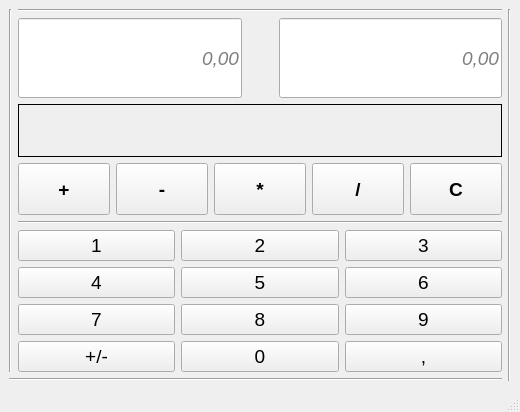
<?xml version="1.0" encoding="UTF-8"?>
<ui version="4.0">
 <class>MainWindow</class>
 <widget class="QMainWindow" name="MainWindow">
  <property name="geometry">
   <rect>
    <x>0</x>
    <y>0</y>
    <width>520</width>
    <height>412</height>
   </rect>
  </property>
  <property name="windowTitle">
   <string>MainWindow</string>
  </property>
  <widget class="QWidget" name="centralwidget">
   <layout class="QGridLayout" name="gridLayout">
    <item row="1" column="1">
     <layout class="QVBoxLayout" name="verticalLayout" stretch="0,0,0,0,0">
      <property name="sizeConstraint">
       <enum>QLayout::SetDefaultConstraint</enum>
      </property>
      <property name="leftMargin">
       <number>0</number>
      </property>
      <item>
       <layout class="QHBoxLayout" name="inputValuesLayout" stretch="1,0,1">
        <property name="sizeConstraint">
         <enum>QLayout::SetDefaultConstraint</enum>
        </property>
        <item>
         <widget class="MyLineEdit" name="lineEditLeftArg">
          <property name="sizePolicy">
           <sizepolicy hsizetype="Expanding" vsizetype="MinimumExpanding">
            <horstretch>0</horstretch>
            <verstretch>0</verstretch>
           </sizepolicy>
          </property>
          <property name="minimumSize">
           <size>
            <width>0</width>
            <height>0</height>
           </size>
          </property>
          <property name="maximumSize">
           <size>
            <width>16777215</width>
            <height>80</height>
           </size>
          </property>
          <property name="baseSize">
           <size>
            <width>0</width>
            <height>0</height>
           </size>
          </property>
          <property name="font">
           <font>
            <pointsize>14</pointsize>
            <italic>true</italic>
           </font>
          </property>
          <property name="contextMenuPolicy">
           <enum>Qt::NoContextMenu</enum>
          </property>
          <property name="locale">
           <locale language="English" country="UnitedStates"/>
          </property>
          <property name="inputMethodHints">
           <set>Qt::ImhNone</set>
          </property>
          <property name="inputMask">
           <string notr="true"/>
          </property>
          <property name="text">
           <string notr="true"/>
          </property>
          <property name="maxLength">
           <number>17</number>
          </property>
          <property name="alignment">
           <set>Qt::AlignRight|Qt::AlignTrailing|Qt::AlignVCenter</set>
          </property>
          <property name="placeholderText">
           <string notr="true">0,00</string>
          </property>
          <property name="clearButtonEnabled">
           <bool>false</bool>
          </property>
         </widget>
        </item>
        <item>
         <widget class="QLabel" name="TextCurrentAction">
          <property name="sizePolicy">
           <sizepolicy hsizetype="Minimum" vsizetype="MinimumExpanding">
            <horstretch>0</horstretch>
            <verstretch>0</verstretch>
           </sizepolicy>
          </property>
          <property name="minimumSize">
           <size>
            <width>25</width>
            <height>80</height>
           </size>
          </property>
          <property name="maximumSize">
           <size>
            <width>30</width>
            <height>80</height>
           </size>
          </property>
          <property name="baseSize">
           <size>
            <width>0</width>
            <height>0</height>
           </size>
          </property>
          <property name="font">
           <font>
            <pointsize>14</pointsize>
            <italic>true</italic>
           </font>
          </property>
          <property name="text">
           <string notr="true"/>
          </property>
          <property name="textFormat">
           <enum>Qt::MarkdownText</enum>
          </property>
          <property name="alignment">
           <set>Qt::AlignCenter</set>
          </property>
          <property name="textInteractionFlags">
           <set>Qt::NoTextInteraction</set>
          </property>
         </widget>
        </item>
        <item>
         <widget class="MyLineEdit" name="lineEditRightArg">
          <property name="sizePolicy">
           <sizepolicy hsizetype="Expanding" vsizetype="MinimumExpanding">
            <horstretch>0</horstretch>
            <verstretch>0</verstretch>
           </sizepolicy>
          </property>
          <property name="minimumSize">
           <size>
            <width>0</width>
            <height>0</height>
           </size>
          </property>
          <property name="maximumSize">
           <size>
            <width>16777215</width>
            <height>80</height>
           </size>
          </property>
          <property name="baseSize">
           <size>
            <width>0</width>
            <height>0</height>
           </size>
          </property>
          <property name="font">
           <font>
            <pointsize>14</pointsize>
            <italic>true</italic>
           </font>
          </property>
          <property name="whatsThis">
           <string>&lt;html&gt;&lt;head/&gt;&lt;body&gt;&lt;p&gt;+000.00&lt;/p&gt;&lt;/body&gt;&lt;/html&gt;</string>
          </property>
          <property name="locale">
           <locale language="English" country="UnitedStates"/>
          </property>
          <property name="inputMethodHints">
           <set>Qt::ImhNone</set>
          </property>
          <property name="inputMask">
           <string notr="true"/>
          </property>
          <property name="text">
           <string notr="true"/>
          </property>
          <property name="maxLength">
           <number>17</number>
          </property>
          <property name="alignment">
           <set>Qt::AlignRight|Qt::AlignTrailing|Qt::AlignVCenter</set>
          </property>
          <property name="placeholderText">
           <string notr="true">0,00</string>
          </property>
          <property name="clearButtonEnabled">
           <bool>false</bool>
          </property>
         </widget>
        </item>
       </layout>
      </item>
      <item>
       <widget class="QLabel" name="textResult">
        <property name="sizePolicy">
         <sizepolicy hsizetype="Expanding" vsizetype="Expanding">
          <horstretch>0</horstretch>
          <verstretch>0</verstretch>
         </sizepolicy>
        </property>
        <property name="minimumSize">
         <size>
          <width>0</width>
          <height>0</height>
         </size>
        </property>
        <property name="maximumSize">
         <size>
          <width>16777215</width>
          <height>80</height>
         </size>
        </property>
        <property name="baseSize">
         <size>
          <width>0</width>
          <height>0</height>
         </size>
        </property>
        <property name="font">
         <font>
          <pointsize>16</pointsize>
         </font>
        </property>
        <property name="locale">
         <locale language="English" country="UnitedStates"/>
        </property>
        <property name="inputMethodHints">
         <set>Qt::ImhNone</set>
        </property>
        <property name="frameShape">
         <enum>QFrame::Panel</enum>
        </property>
        <property name="text">
         <string notr="true"/>
        </property>
        <property name="alignment">
         <set>Qt::AlignRight|Qt::AlignTrailing|Qt::AlignVCenter</set>
        </property>
        <property name="textInteractionFlags">
         <set>Qt::TextSelectableByMouse</set>
        </property>
       </widget>
      </item>
      <item>
       <layout class="QHBoxLayout" name="actionKeys">
        <item>
         <widget class="QPushButton" name="pushButton_plus">
          <property name="sizePolicy">
           <sizepolicy hsizetype="Expanding" vsizetype="Expanding">
            <horstretch>0</horstretch>
            <verstretch>0</verstretch>
           </sizepolicy>
          </property>
          <property name="minimumSize">
           <size>
            <width>0</width>
            <height>0</height>
           </size>
          </property>
          <property name="sizeIncrement">
           <size>
            <width>0</width>
            <height>0</height>
           </size>
          </property>
          <property name="font">
           <font>
            <pointsize>14</pointsize>
            <weight>75</weight>
            <bold>true</bold>
           </font>
          </property>
          <property name="focusPolicy">
           <enum>Qt::WheelFocus</enum>
          </property>
          <property name="text">
           <string>+</string>
          </property>
         </widget>
        </item>
        <item>
         <widget class="QPushButton" name="pushButton_minus">
          <property name="sizePolicy">
           <sizepolicy hsizetype="Expanding" vsizetype="Expanding">
            <horstretch>0</horstretch>
            <verstretch>0</verstretch>
           </sizepolicy>
          </property>
          <property name="minimumSize">
           <size>
            <width>0</width>
            <height>0</height>
           </size>
          </property>
          <property name="sizeIncrement">
           <size>
            <width>0</width>
            <height>0</height>
           </size>
          </property>
          <property name="font">
           <font>
            <pointsize>14</pointsize>
            <weight>75</weight>
            <bold>true</bold>
           </font>
          </property>
          <property name="focusPolicy">
           <enum>Qt::WheelFocus</enum>
          </property>
          <property name="text">
           <string>-</string>
          </property>
         </widget>
        </item>
        <item>
         <widget class="QPushButton" name="pushButton_mult">
          <property name="sizePolicy">
           <sizepolicy hsizetype="Expanding" vsizetype="Expanding">
            <horstretch>0</horstretch>
            <verstretch>0</verstretch>
           </sizepolicy>
          </property>
          <property name="minimumSize">
           <size>
            <width>0</width>
            <height>0</height>
           </size>
          </property>
          <property name="sizeIncrement">
           <size>
            <width>0</width>
            <height>0</height>
           </size>
          </property>
          <property name="font">
           <font>
            <pointsize>14</pointsize>
            <weight>75</weight>
            <bold>true</bold>
           </font>
          </property>
          <property name="focusPolicy">
           <enum>Qt::WheelFocus</enum>
          </property>
          <property name="text">
           <string>*</string>
          </property>
         </widget>
        </item>
        <item>
         <widget class="QPushButton" name="pushButton_div">
          <property name="sizePolicy">
           <sizepolicy hsizetype="Expanding" vsizetype="Expanding">
            <horstretch>0</horstretch>
            <verstretch>0</verstretch>
           </sizepolicy>
          </property>
          <property name="minimumSize">
           <size>
            <width>0</width>
            <height>0</height>
           </size>
          </property>
          <property name="sizeIncrement">
           <size>
            <width>0</width>
            <height>0</height>
           </size>
          </property>
          <property name="font">
           <font>
            <pointsize>14</pointsize>
            <weight>75</weight>
            <bold>true</bold>
           </font>
          </property>
          <property name="focusPolicy">
           <enum>Qt::WheelFocus</enum>
          </property>
          <property name="text">
           <string>/</string>
          </property>
         </widget>
        </item>
        <item>
         <widget class="QPushButton" name="buttonClear">
          <property name="sizePolicy">
           <sizepolicy hsizetype="Expanding" vsizetype="Preferred">
            <horstretch>0</horstretch>
            <verstretch>0</verstretch>
           </sizepolicy>
          </property>
          <property name="font">
           <font>
            <pointsize>14</pointsize>
            <weight>75</weight>
            <bold>true</bold>
           </font>
          </property>
          <property name="text">
           <string>C</string>
          </property>
         </widget>
        </item>
       </layout>
      </item>
      <item>
       <widget class="Line" name="line">
        <property name="font">
         <font>
          <pointsize>10</pointsize>
         </font>
        </property>
        <property name="orientation">
         <enum>Qt::Horizontal</enum>
        </property>
       </widget>
      </item>
      <item>
       <layout class="QGridLayout" name="keyboard">
        <property name="sizeConstraint">
         <enum>QLayout::SetDefaultConstraint</enum>
        </property>
        <item row="0" column="1">
         <widget class="QPushButton" name="pushButton_2">
          <property name="sizePolicy">
           <sizepolicy hsizetype="Expanding" vsizetype="Expanding">
            <horstretch>0</horstretch>
            <verstretch>0</verstretch>
           </sizepolicy>
          </property>
          <property name="minimumSize">
           <size>
            <width>0</width>
            <height>0</height>
           </size>
          </property>
          <property name="font">
           <font>
            <pointsize>14</pointsize>
           </font>
          </property>
          <property name="toolTip">
           <string notr="true"/>
          </property>
          <property name="statusTip">
           <string notr="true"/>
          </property>
          <property name="whatsThis">
           <string notr="true"/>
          </property>
          <property name="accessibleName">
           <string notr="true"/>
          </property>
          <property name="accessibleDescription">
           <string notr="true"/>
          </property>
          <property name="locale">
           <locale language="English" country="UnitedStates"/>
          </property>
          <property name="text">
           <string notr="true">2</string>
          </property>
         </widget>
        </item>
        <item row="3" column="0">
         <widget class="QPushButton" name="pushButton_4">
          <property name="sizePolicy">
           <sizepolicy hsizetype="Expanding" vsizetype="Expanding">
            <horstretch>0</horstretch>
            <verstretch>0</verstretch>
           </sizepolicy>
          </property>
          <property name="minimumSize">
           <size>
            <width>0</width>
            <height>0</height>
           </size>
          </property>
          <property name="font">
           <font>
            <pointsize>14</pointsize>
           </font>
          </property>
          <property name="toolTip">
           <string notr="true"/>
          </property>
          <property name="statusTip">
           <string notr="true"/>
          </property>
          <property name="whatsThis">
           <string notr="true"/>
          </property>
          <property name="accessibleName">
           <string notr="true"/>
          </property>
          <property name="accessibleDescription">
           <string notr="true"/>
          </property>
          <property name="locale">
           <locale language="English" country="UnitedStates"/>
          </property>
          <property name="text">
           <string notr="true">4</string>
          </property>
         </widget>
        </item>
        <item row="6" column="0">
         <widget class="QPushButton" name="pushButton_7">
          <property name="sizePolicy">
           <sizepolicy hsizetype="Expanding" vsizetype="Expanding">
            <horstretch>0</horstretch>
            <verstretch>0</verstretch>
           </sizepolicy>
          </property>
          <property name="minimumSize">
           <size>
            <width>0</width>
            <height>0</height>
           </size>
          </property>
          <property name="font">
           <font>
            <pointsize>14</pointsize>
           </font>
          </property>
          <property name="toolTip">
           <string notr="true"/>
          </property>
          <property name="statusTip">
           <string notr="true"/>
          </property>
          <property name="whatsThis">
           <string notr="true"/>
          </property>
          <property name="accessibleName">
           <string notr="true"/>
          </property>
          <property name="accessibleDescription">
           <string notr="true"/>
          </property>
          <property name="locale">
           <locale language="English" country="UnitedStates"/>
          </property>
          <property name="text">
           <string notr="true">7</string>
          </property>
         </widget>
        </item>
        <item row="0" column="0">
         <widget class="QPushButton" name="pushButton_1">
          <property name="sizePolicy">
           <sizepolicy hsizetype="Expanding" vsizetype="Expanding">
            <horstretch>0</horstretch>
            <verstretch>0</verstretch>
           </sizepolicy>
          </property>
          <property name="minimumSize">
           <size>
            <width>0</width>
            <height>0</height>
           </size>
          </property>
          <property name="font">
           <font>
            <pointsize>14</pointsize>
           </font>
          </property>
          <property name="toolTip">
           <string notr="true"/>
          </property>
          <property name="statusTip">
           <string notr="true"/>
          </property>
          <property name="whatsThis">
           <string notr="true"/>
          </property>
          <property name="accessibleName">
           <string notr="true"/>
          </property>
          <property name="accessibleDescription">
           <string notr="true"/>
          </property>
          <property name="locale">
           <locale language="English" country="UnitedStates"/>
          </property>
          <property name="text">
           <string notr="true">1</string>
          </property>
         </widget>
        </item>
        <item row="0" column="2">
         <widget class="QPushButton" name="pushButton_3">
          <property name="sizePolicy">
           <sizepolicy hsizetype="Expanding" vsizetype="Expanding">
            <horstretch>0</horstretch>
            <verstretch>0</verstretch>
           </sizepolicy>
          </property>
          <property name="minimumSize">
           <size>
            <width>0</width>
            <height>0</height>
           </size>
          </property>
          <property name="font">
           <font>
            <pointsize>14</pointsize>
           </font>
          </property>
          <property name="toolTip">
           <string notr="true"/>
          </property>
          <property name="statusTip">
           <string notr="true"/>
          </property>
          <property name="whatsThis">
           <string notr="true"/>
          </property>
          <property name="accessibleName">
           <string notr="true"/>
          </property>
          <property name="accessibleDescription">
           <string notr="true"/>
          </property>
          <property name="locale">
           <locale language="English" country="UnitedStates"/>
          </property>
          <property name="text">
           <string notr="true">3</string>
          </property>
         </widget>
        </item>
        <item row="3" column="1">
         <widget class="QPushButton" name="pushButton_5">
          <property name="sizePolicy">
           <sizepolicy hsizetype="Expanding" vsizetype="Expanding">
            <horstretch>0</horstretch>
            <verstretch>0</verstretch>
           </sizepolicy>
          </property>
          <property name="minimumSize">
           <size>
            <width>0</width>
            <height>0</height>
           </size>
          </property>
          <property name="font">
           <font>
            <pointsize>14</pointsize>
           </font>
          </property>
          <property name="toolTip">
           <string notr="true"/>
          </property>
          <property name="statusTip">
           <string notr="true"/>
          </property>
          <property name="whatsThis">
           <string notr="true"/>
          </property>
          <property name="accessibleName">
           <string notr="true"/>
          </property>
          <property name="accessibleDescription">
           <string notr="true"/>
          </property>
          <property name="locale">
           <locale language="English" country="UnitedStates"/>
          </property>
          <property name="text">
           <string notr="true">5</string>
          </property>
         </widget>
        </item>
        <item row="3" column="2">
         <widget class="QPushButton" name="pushButton_6">
          <property name="sizePolicy">
           <sizepolicy hsizetype="Expanding" vsizetype="Expanding">
            <horstretch>0</horstretch>
            <verstretch>0</verstretch>
           </sizepolicy>
          </property>
          <property name="minimumSize">
           <size>
            <width>0</width>
            <height>0</height>
           </size>
          </property>
          <property name="font">
           <font>
            <pointsize>14</pointsize>
           </font>
          </property>
          <property name="toolTip">
           <string notr="true"/>
          </property>
          <property name="statusTip">
           <string notr="true"/>
          </property>
          <property name="whatsThis">
           <string notr="true"/>
          </property>
          <property name="accessibleName">
           <string notr="true"/>
          </property>
          <property name="accessibleDescription">
           <string notr="true"/>
          </property>
          <property name="locale">
           <locale language="English" country="UnitedStates"/>
          </property>
          <property name="text">
           <string notr="true">6</string>
          </property>
         </widget>
        </item>
        <item row="6" column="1">
         <widget class="QPushButton" name="pushButton_8">
          <property name="sizePolicy">
           <sizepolicy hsizetype="Expanding" vsizetype="Expanding">
            <horstretch>0</horstretch>
            <verstretch>0</verstretch>
           </sizepolicy>
          </property>
          <property name="minimumSize">
           <size>
            <width>0</width>
            <height>0</height>
           </size>
          </property>
          <property name="font">
           <font>
            <pointsize>14</pointsize>
           </font>
          </property>
          <property name="toolTip">
           <string notr="true"/>
          </property>
          <property name="statusTip">
           <string notr="true"/>
          </property>
          <property name="whatsThis">
           <string notr="true"/>
          </property>
          <property name="accessibleName">
           <string notr="true"/>
          </property>
          <property name="accessibleDescription">
           <string notr="true"/>
          </property>
          <property name="locale">
           <locale language="English" country="UnitedStates"/>
          </property>
          <property name="text">
           <string notr="true">8</string>
          </property>
         </widget>
        </item>
        <item row="6" column="2">
         <widget class="QPushButton" name="pushButton_9">
          <property name="sizePolicy">
           <sizepolicy hsizetype="Expanding" vsizetype="Expanding">
            <horstretch>0</horstretch>
            <verstretch>0</verstretch>
           </sizepolicy>
          </property>
          <property name="minimumSize">
           <size>
            <width>0</width>
            <height>0</height>
           </size>
          </property>
          <property name="font">
           <font>
            <pointsize>14</pointsize>
           </font>
          </property>
          <property name="toolTip">
           <string notr="true"/>
          </property>
          <property name="statusTip">
           <string notr="true"/>
          </property>
          <property name="whatsThis">
           <string notr="true"/>
          </property>
          <property name="accessibleName">
           <string notr="true"/>
          </property>
          <property name="accessibleDescription">
           <string notr="true"/>
          </property>
          <property name="locale">
           <locale language="English" country="UnitedStates"/>
          </property>
          <property name="text">
           <string notr="true">9</string>
          </property>
         </widget>
        </item>
        <item row="8" column="1">
         <widget class="QPushButton" name="pushButton_0">
          <property name="sizePolicy">
           <sizepolicy hsizetype="Expanding" vsizetype="Expanding">
            <horstretch>0</horstretch>
            <verstretch>0</verstretch>
           </sizepolicy>
          </property>
          <property name="minimumSize">
           <size>
            <width>0</width>
            <height>0</height>
           </size>
          </property>
          <property name="font">
           <font>
            <pointsize>14</pointsize>
           </font>
          </property>
          <property name="toolTip">
           <string notr="true"/>
          </property>
          <property name="statusTip">
           <string notr="true"/>
          </property>
          <property name="whatsThis">
           <string notr="true"/>
          </property>
          <property name="accessibleName">
           <string notr="true"/>
          </property>
          <property name="accessibleDescription">
           <string notr="true"/>
          </property>
          <property name="locale">
           <locale language="English" country="UnitedStates"/>
          </property>
          <property name="text">
           <string notr="true">0</string>
          </property>
         </widget>
        </item>
        <item row="8" column="0">
         <widget class="QPushButton" name="buttonChange">
          <property name="sizePolicy">
           <sizepolicy hsizetype="Expanding" vsizetype="Expanding">
            <horstretch>0</horstretch>
            <verstretch>0</verstretch>
           </sizepolicy>
          </property>
          <property name="minimumSize">
           <size>
            <width>0</width>
            <height>0</height>
           </size>
          </property>
          <property name="font">
           <font>
            <pointsize>14</pointsize>
           </font>
          </property>
          <property name="toolTip">
           <string notr="true"/>
          </property>
          <property name="statusTip">
           <string notr="true"/>
          </property>
          <property name="whatsThis">
           <string notr="true"/>
          </property>
          <property name="accessibleName">
           <string notr="true"/>
          </property>
          <property name="accessibleDescription">
           <string notr="true"/>
          </property>
          <property name="locale">
           <locale language="English" country="UnitedStates"/>
          </property>
          <property name="text">
           <string notr="true">+/-</string>
          </property>
         </widget>
        </item>
        <item row="8" column="2">
         <widget class="QPushButton" name="pushButton_point">
          <property name="sizePolicy">
           <sizepolicy hsizetype="Expanding" vsizetype="Expanding">
            <horstretch>0</horstretch>
            <verstretch>0</verstretch>
           </sizepolicy>
          </property>
          <property name="font">
           <font>
            <pointsize>14</pointsize>
           </font>
          </property>
          <property name="text">
           <string>,</string>
          </property>
         </widget>
        </item>
       </layout>
      </item>
     </layout>
    </item>
    <item row="0" column="1">
     <widget class="Line" name="line_5">
      <property name="orientation">
       <enum>Qt::Horizontal</enum>
      </property>
     </widget>
    </item>
    <item row="2" column="0" colspan="2">
     <widget class="Line" name="line_4">
      <property name="orientation">
       <enum>Qt::Horizontal</enum>
      </property>
     </widget>
    </item>
    <item row="0" column="2" rowspan="3">
     <widget class="Line" name="line_2">
      <property name="orientation">
       <enum>Qt::Vertical</enum>
      </property>
     </widget>
    </item>
    <item row="0" column="0" rowspan="2">
     <widget class="Line" name="line_3">
      <property name="orientation">
       <enum>Qt::Vertical</enum>
      </property>
     </widget>
    </item>
   </layout>
  </widget>
  <widget class="QMenuBar" name="menubar">
   <property name="geometry">
    <rect>
     <x>0</x>
     <y>0</y>
     <width>520</width>
     <height>21</height>
    </rect>
   </property>
  </widget>
  <widget class="QStatusBar" name="statusbar"/>
 </widget>
 <customwidgets>
  <customwidget>
   <class>MyLineEdit</class>
   <extends>QLineEdit</extends>
   <header>mylineedit.h</header>
  </customwidget>
 </customwidgets>
 <resources/>
 <connections>
  <connection>
   <sender>pushButton_1</sender>
   <signal>clicked()</signal>
   <receiver>MainWindow</receiver>
   <slot>num1()</slot>
   <hints>
    <hint type="sourcelabel">
     <x>82</x>
     <y>230</y>
    </hint>
    <hint type="destinationlabel">
     <x>64</x>
     <y>184</y>
    </hint>
   </hints>
  </connection>
  <connection>
   <sender>pushButton_3</sender>
   <signal>clicked()</signal>
   <receiver>MainWindow</receiver>
   <slot>num3()</slot>
   <hints>
    <hint type="sourcelabel">
     <x>344</x>
     <y>230</y>
    </hint>
    <hint type="destinationlabel">
     <x>493</x>
     <y>186</y>
    </hint>
   </hints>
  </connection>
  <connection>
   <sender>pushButton_2</sender>
   <signal>clicked()</signal>
   <receiver>MainWindow</receiver>
   <slot>num2()</slot>
   <hints>
    <hint type="sourcelabel">
     <x>182</x>
     <y>230</y>
    </hint>
    <hint type="destinationlabel">
     <x>439</x>
     <y>194</y>
    </hint>
   </hints>
  </connection>
  <connection>
   <sender>pushButton_4</sender>
   <signal>clicked()</signal>
   <receiver>MainWindow</receiver>
   <slot>num4()</slot>
   <hints>
    <hint type="sourcelabel">
     <x>156</x>
     <y>267</y>
    </hint>
    <hint type="destinationlabel">
     <x>255</x>
     <y>177</y>
    </hint>
   </hints>
  </connection>
  <connection>
   <sender>pushButton_5</sender>
   <signal>clicked()</signal>
   <receiver>MainWindow</receiver>
   <slot>num5()</slot>
   <hints>
    <hint type="sourcelabel">
     <x>182</x>
     <y>267</y>
    </hint>
    <hint type="destinationlabel">
     <x>333</x>
     <y>190</y>
    </hint>
   </hints>
  </connection>
  <connection>
   <sender>pushButton_6</sender>
   <signal>clicked()</signal>
   <receiver>MainWindow</receiver>
   <slot>num6()</slot>
   <hints>
    <hint type="sourcelabel">
     <x>397</x>
     <y>267</y>
    </hint>
    <hint type="destinationlabel">
     <x>399</x>
     <y>186</y>
    </hint>
   </hints>
  </connection>
  <connection>
   <sender>pushButton_7</sender>
   <signal>clicked()</signal>
   <receiver>MainWindow</receiver>
   <slot>num7()</slot>
   <hints>
    <hint type="sourcelabel">
     <x>147</x>
     <y>304</y>
    </hint>
    <hint type="destinationlabel">
     <x>414</x>
     <y>174</y>
    </hint>
   </hints>
  </connection>
  <connection>
   <sender>pushButton_8</sender>
   <signal>clicked()</signal>
   <receiver>MainWindow</receiver>
   <slot>num8()</slot>
   <hints>
    <hint type="sourcelabel">
     <x>182</x>
     <y>304</y>
    </hint>
    <hint type="destinationlabel">
     <x>493</x>
     <y>172</y>
    </hint>
   </hints>
  </connection>
  <connection>
   <sender>pushButton_9</sender>
   <signal>clicked()</signal>
   <receiver>MainWindow</receiver>
   <slot>num9()</slot>
   <hints>
    <hint type="sourcelabel">
     <x>368</x>
     <y>304</y>
    </hint>
    <hint type="destinationlabel">
     <x>493</x>
     <y>191</y>
    </hint>
   </hints>
  </connection>
  <connection>
   <sender>pushButton_0</sender>
   <signal>clicked()</signal>
   <receiver>MainWindow</receiver>
   <slot>num0()</slot>
   <hints>
    <hint type="sourcelabel">
     <x>182</x>
     <y>341</y>
    </hint>
    <hint type="destinationlabel">
     <x>493</x>
     <y>176</y>
    </hint>
   </hints>
  </connection>
  <connection>
   <sender>pushButton_point</sender>
   <signal>clicked()</signal>
   <receiver>MainWindow</receiver>
   <slot>num_point()</slot>
   <hints>
    <hint type="sourcelabel">
     <x>344</x>
     <y>341</y>
    </hint>
    <hint type="destinationlabel">
     <x>493</x>
     <y>197</y>
    </hint>
   </hints>
  </connection>
  <connection>
   <sender>pushButton_plus</sender>
   <signal>clicked()</signal>
   <receiver>MainWindow</receiver>
   <slot>num_plus()</slot>
   <hints>
    <hint type="sourcelabel">
     <x>48</x>
     <y>185</y>
    </hint>
    <hint type="destinationlabel">
     <x>78</x>
     <y>173</y>
    </hint>
   </hints>
  </connection>
  <connection>
   <sender>pushButton_minus</sender>
   <signal>clicked()</signal>
   <receiver>MainWindow</receiver>
   <slot>num_minus()</slot>
   <hints>
    <hint type="sourcelabel">
     <x>175</x>
     <y>179</y>
    </hint>
    <hint type="destinationlabel">
     <x>227</x>
     <y>197</y>
    </hint>
   </hints>
  </connection>
  <connection>
   <sender>pushButton_mult</sender>
   <signal>clicked()</signal>
   <receiver>MainWindow</receiver>
   <slot>num_mult()</slot>
   <hints>
    <hint type="sourcelabel">
     <x>256</x>
     <y>175</y>
    </hint>
    <hint type="destinationlabel">
     <x>340</x>
     <y>181</y>
    </hint>
   </hints>
  </connection>
  <connection>
   <sender>pushButton_div</sender>
   <signal>clicked()</signal>
   <receiver>MainWindow</receiver>
   <slot>num_div()</slot>
   <hints>
    <hint type="sourcelabel">
     <x>337</x>
     <y>175</y>
    </hint>
    <hint type="destinationlabel">
     <x>481</x>
     <y>167</y>
    </hint>
   </hints>
  </connection>
  <connection>
   <sender>buttonClear</sender>
   <signal>clicked()</signal>
   <receiver>textResult</receiver>
   <slot>clear()</slot>
   <hints>
    <hint type="sourcelabel">
     <x>499</x>
     <y>199</y>
    </hint>
    <hint type="destinationlabel">
     <x>500</x>
     <y>158</y>
    </hint>
   </hints>
  </connection>
  <connection>
   <sender>buttonClear</sender>
   <signal>clicked()</signal>
   <receiver>lineEditRightArg</receiver>
   <slot>clear()</slot>
   <hints>
    <hint type="sourcelabel">
     <x>499</x>
     <y>199</y>
    </hint>
    <hint type="destinationlabel">
     <x>499</x>
     <y>96</y>
    </hint>
   </hints>
  </connection>
  <connection>
   <sender>buttonClear</sender>
   <signal>clicked()</signal>
   <receiver>lineEditLeftArg</receiver>
   <slot>clear()</slot>
   <hints>
    <hint type="sourcelabel">
     <x>499</x>
     <y>199</y>
    </hint>
    <hint type="destinationlabel">
     <x>241</x>
     <y>77</y>
    </hint>
   </hints>
  </connection>
  <connection>
   <sender>buttonClear</sender>
   <signal>clicked()</signal>
   <receiver>TextCurrentAction</receiver>
   <slot>clear()</slot>
   <hints>
    <hint type="sourcelabel">
     <x>499</x>
     <y>199</y>
    </hint>
    <hint type="destinationlabel">
     <x>258</x>
     <y>92</y>
    </hint>
   </hints>
  </connection>
  <connection>
   <sender>buttonChange</sender>
   <signal>clicked()</signal>
   <receiver>MainWindow</receiver>
   <slot>plusminus()</slot>
   <hints>
    <hint type="sourcelabel">
     <x>70</x>
     <y>360</y>
    </hint>
    <hint type="destinationlabel">
     <x>176</x>
     <y>35</y>
    </hint>
   </hints>
  </connection>
 </connections>
 <slots>
  <slot>num0()</slot>
  <slot>num1()</slot>
  <slot>num2()</slot>
  <slot>num3()</slot>
  <slot>num4()</slot>
  <slot>num5()</slot>
  <slot>num6()</slot>
  <slot>num7()</slot>
  <slot>num8()</slot>
  <slot>num9()</slot>
  <slot>num_point()</slot>
  <slot>num_plus()</slot>
  <slot>num_minus()</slot>
  <slot>num_mult()</slot>
  <slot>num_div()</slot>
  <slot>num_clear()</slot>
  <slot>plusminus()</slot>
 </slots>
</ui>
